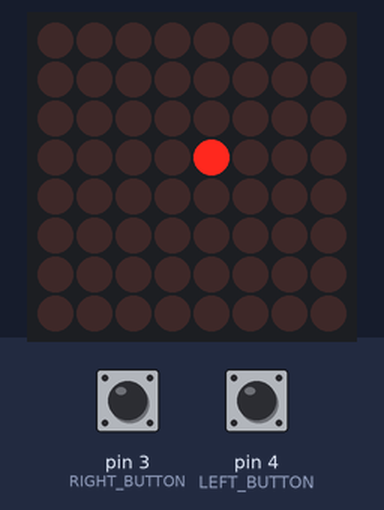
Simulated run of this sketch. Board: Arduino Uno, built with avr-gcc and run on an emulated ATmega328P. Shown: 8×8 LED matrix. Wiring (inferred from the names in the program): MAX7219 LED driver (orientation assumed): data pin 0; clock pin 1; CS pin 2. Inputs (shaded band) come from the test bench; at power-on: pin 3 (RIGHT_BUTTON) HIGH, pin 4 (LEFT_BUTTON) HIGH.

Above: at 1.25 s.
1.3 s: pin 3 (RIGHT_BUTTON) pulled LOW for 0.15 s
2.0 s: pin 4 (LEFT_BUTTON) pulled LOW for 0.15 s
At 2.22 s:
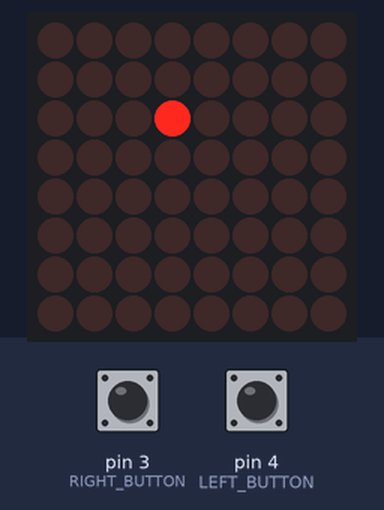
2.7 s: pin 4 (LEFT_BUTTON) pulled LOW for 1 s
At 2.86 s:
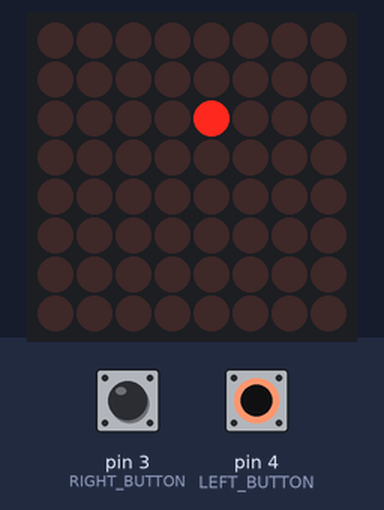
4.3 s: pin 4 (LEFT_BUTTON) pulled LOW for 0.15 s
5.0 s: pin 4 (LEFT_BUTTON) pulled LOW for 0.15 s
At 5.27 s:
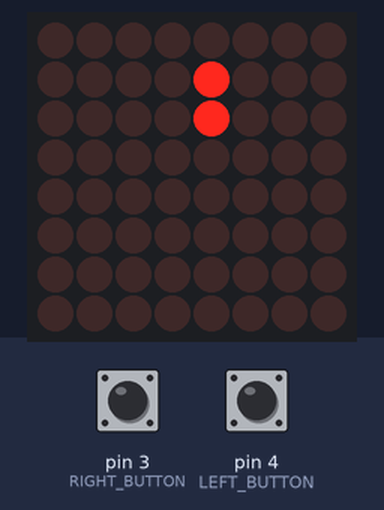
5.7 s: pin 3 (RIGHT_BUTTON) pulled LOW for 1 s
At 6.87 s:
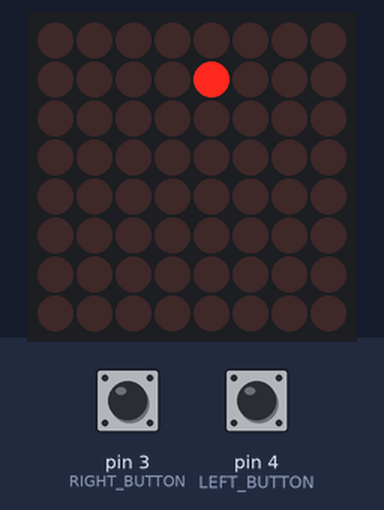
Timing chart, 0 to 8.3 s (numbered marks = the images above; inputs shaded):
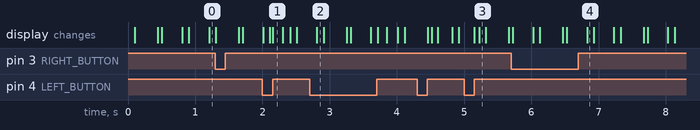

Measured:
- after the input at 2.0 s, the display: first differs from a run without the input after 0.15 s (image 1)
- after the input at 5.0 s, the display: first changes after 0.15 s (image 3 shows a later state)
- after the input at 5.7 s, the display: first differs from a run without the input after 1.1 s (image 4)

The sketch:

DOTdraw.ino
```cpp
// DOTdraw - Simple drawing app for DOTplatform
// Controls:
//   LEFT button:  Rotate direction (up → right → down → left)
//   RIGHT button: Move cursor one step
//   CHORD:        Toggle draw mode
//   CHORD hold:   Clear screen (2 seconds)

// MAX7219 Register Addresses
#define MAX7219_REG_DECODE_MODE 0x09
#define MAX7219_REG_INTENSITY 0x0A
#define MAX7219_REG_SCAN_LIMIT 0x0B
#define MAX7219_REG_SHUTDOWN 0x0C
#define MAX7219_REG_DISPLAY_TEST 0x0F

// Pin definitions
const uint8_t DIN = 0;
const uint8_t CLK = 1;
const uint8_t CS = 2;
const uint8_t RIGHT_BUTTON = 3;
const uint8_t LEFT_BUTTON = 4;

// Direction constants
#define DIR_UP    0
#define DIR_RIGHT 1
#define DIR_DOWN  2
#define DIR_LEFT  3

// Canvas (what's actually drawn)
uint8_t canvas[8];

// Cursor state
int8_t cursorX = 3;
int8_t cursorY = 3;
uint8_t direction = DIR_UP;  // 0=up, 1=right, 2=down, 3=left
bool drawMode = false;

// Button state tracking
bool lastLeftPressed = false;
bool lastRightPressed = false;
bool chordActive = false;
bool chordedThisPress = false;  // True if chord was activated during this button hold
uint16_t chordHoldTime = 0;
const uint16_t CLEAR_HOLD_TIME = 2000;  // 2 seconds to clear

// Timing
uint32_t lastBlinkTime = 0;
bool cursorVisible = true;
const uint16_t CURSOR_BLINK_SHORT = 100;  // Short phase duration
const uint16_t CURSOR_BLINK_LONG = 300;   // Long phase duration

// Direction indicator
bool showDirectionBlip = false;
uint32_t blipStartTime = 0;
const uint16_t BLIP_DURATION = 150;

// Send a byte via bit-banged SPI
void sendByte(uint8_t b) {
  for (int i = 7; i >= 0; i--) {
    digitalWrite(CLK, LOW);
    digitalWrite(DIN, (b >> i) & 1);
    digitalWrite(CLK, HIGH);
  }
}

// Send command to MAX7219
void sendCmd(uint8_t addr, uint8_t data) {
  digitalWrite(CS, LOW);
  sendByte(addr);
  sendByte(data);
  digitalWrite(CS, HIGH);
}

// Update display from canvas + cursor overlay
void updateDisplay() {
  uint32_t now = millis();

  // Handle cursor blink - context-aware timing
  // Unlit pixel: long OFF, short ON (flash to show cursor)
  // Lit pixel: long ON, short OFF (dim to show cursor)
  bool pixelLit = canvas[cursorY] & (1 << cursorX);
  uint16_t blinkDuration = cursorVisible ?
    (pixelLit ? CURSOR_BLINK_LONG : CURSOR_BLINK_SHORT) :
    (pixelLit ? CURSOR_BLINK_SHORT : CURSOR_BLINK_LONG);

  if (now - lastBlinkTime >= blinkDuration) {
    lastBlinkTime = now;
    cursorVisible = !cursorVisible;
  }

  // Handle direction blip timeout
  if (showDirectionBlip && (now - blipStartTime >= BLIP_DURATION)) {
    showDirectionBlip = false;
  }

  // Build display buffer
  for (uint8_t row = 0; row < 8; row++) {
    uint8_t rowData = canvas[row];

    // Add cursor - always context-aware blink (works in both draw and non-draw mode)
    if (row == cursorY) {
      bool cursorPixelLit = canvas[cursorY] & (1 << cursorX);
      if (cursorPixelLit) {
        // Lit pixel: mostly ON, briefly OFF to show cursor
        if (!cursorVisible) {
          rowData &= ~(1 << cursorX);  // Turn OFF to show cursor
        }
      } else {
        // Unlit pixel: mostly OFF, briefly ON to show cursor
        if (cursorVisible) {
          rowData |= (1 << cursorX);  // Turn ON to show cursor
        }
      }
    }

    // Add direction blip - toggle pixel to be visible on both lit and unlit
    if (showDirectionBlip) {
      int8_t blipX = cursorX;
      int8_t blipY = cursorY;
      switch (direction) {
        case DIR_UP:    blipY = (cursorY - 1 + 8) % 8; break;
        case DIR_DOWN:  blipY = (cursorY + 1) % 8; break;
        case DIR_LEFT:  blipX = (cursorX - 1 + 8) % 8; break;
        case DIR_RIGHT: blipX = (cursorX + 1) % 8; break;
      }
      if (row == blipY) {
        rowData ^= (1 << blipX);  // XOR to toggle - dims lit, lights unlit
      }
    }

    sendCmd(row + 1, rowData);
  }
}

// Move cursor in current direction
void moveCursor() {
  // Move in current direction with wrap
  switch (direction) {
    case DIR_UP:
      cursorY = (cursorY - 1 + 8) % 8;
      break;
    case DIR_DOWN:
      cursorY = (cursorY + 1) % 8;
      break;
    case DIR_LEFT:
      cursorX = (cursorX - 1 + 8) % 8;
      break;
    case DIR_RIGHT:
      cursorX = (cursorX + 1) % 8;
      break;
  }

  // If in draw mode, toggle pixel at new position (draw on cell entry)
  if (drawMode) {
    canvas[cursorY] ^= (1 << cursorX);
  }
}

// Rotate direction clockwise
void rotateDirection() {
  direction = (direction + 1) % 4;

  // Show blip in new direction
  showDirectionBlip = true;
  blipStartTime = millis();
}

// Clear the canvas
void clearCanvas() {
  for (uint8_t i = 0; i < 8; i++) {
    canvas[i] = 0;
  }

  // Flash to confirm clear
  for (uint8_t i = 0; i < 2; i++) {
    for (uint8_t row = 0; row < 8; row++) {
      sendCmd(row + 1, 0xFF);
    }
    delay(100);
    for (uint8_t row = 0; row < 8; row++) {
      sendCmd(row + 1, 0x00);
    }
    delay(100);
  }
}

void setup() {
  pinMode(DIN, OUTPUT);
  pinMode(CLK, OUTPUT);
  pinMode(CS, OUTPUT);
  pinMode(RIGHT_BUTTON, INPUT_PULLUP);
  pinMode(LEFT_BUTTON, INPUT_PULLUP);

  // Initialize MAX7219
  sendCmd(MAX7219_REG_DISPLAY_TEST, 0x00);
  sendCmd(MAX7219_REG_DECODE_MODE, 0x00);
  sendCmd(MAX7219_REG_SCAN_LIMIT, 0x07);
  sendCmd(MAX7219_REG_INTENSITY, 0x08);
  sendCmd(MAX7219_REG_SHUTDOWN, 0x01);

  // Clear canvas
  for (uint8_t i = 0; i < 8; i++) {
    canvas[i] = 0;
  }
}

void loop() {
  // Read buttons
  bool leftPressed = (digitalRead(LEFT_BUTTON) == LOW);
  bool rightPressed = (digitalRead(RIGHT_BUTTON) == LOW);
  bool chordPressed = leftPressed && rightPressed;

  // Handle chord (both buttons)
  if (chordPressed) {
    if (!chordActive) {
      // Chord just started
      chordActive = true;
      chordedThisPress = true;  // Mark that we chorded during this press
      chordHoldTime = 0;
    } else {
      // Chord held - count time
      chordHoldTime++;
      if (chordHoldTime >= CLEAR_HOLD_TIME) {
        clearCanvas();
        chordHoldTime = 0;  // Reset to prevent repeated clears
      }
    }
  } else {
    // Check for chord release (toggle draw mode)
    if (chordActive && chordHoldTime < CLEAR_HOLD_TIME) {
      drawMode = !drawMode;
      // Toggle current pixel only when entering draw mode
      if (drawMode) {
        canvas[cursorY] ^= (1 << cursorX);
      }
    }
    chordActive = false;
    chordHoldTime = 0;
  }

  // Handle single button releases (only if we didn't chord during this press)
  if (!chordPressed && !chordedThisPress) {
    // LEFT released - rotate
    if (lastLeftPressed && !leftPressed && !rightPressed) {
      rotateDirection();
    }
    // RIGHT released - move
    if (lastRightPressed && !rightPressed && !leftPressed) {
      moveCursor();
    }
  }

  // Reset chord flag when all buttons released
  if (!leftPressed && !rightPressed) {
    chordedThisPress = false;
  }

  // Save button states
  lastLeftPressed = leftPressed;
  lastRightPressed = rightPressed;

  // Update display
  updateDisplay();

  delay(1);
}
```
